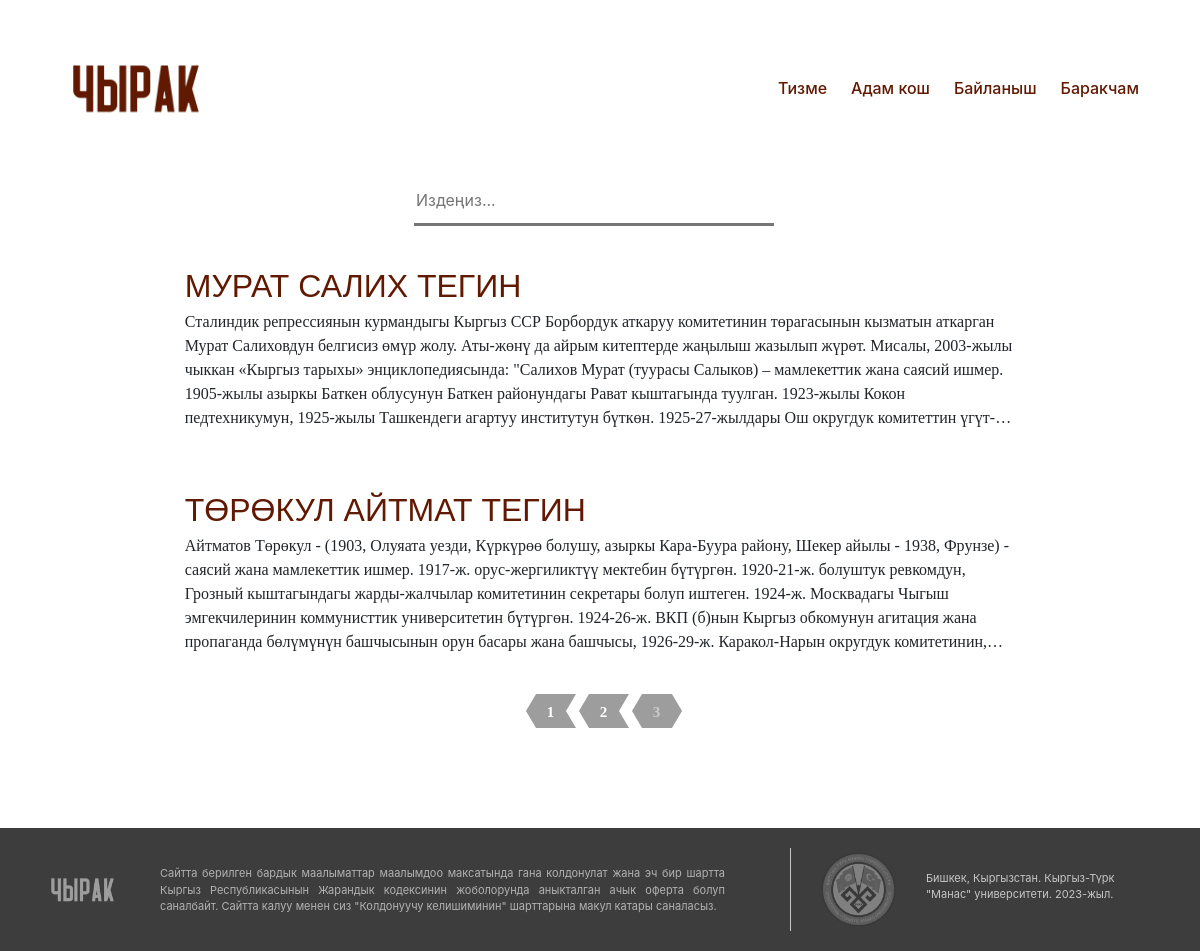
/person/?page=3, run on the app's committed database.
### person/models.py (models this page shows, shortened)
class Victim(models.Model):
    first_name = models.CharField(max_length=30)
    last_name = models.CharField(max_length=30)
    date_of_birth = models.DateField()
    date_of_death = models.DateField()
    place_of_birth = models.CharField(max_length=30)
    place_of_death = models.CharField(max_length=30)
    nationality = models.TextField(default='', blank=True, null=True)
    blame = models.TextField(blank=True, null=True)
    rehabilitated = models.CharField(max_length=30, blank=True, null=True)
    occupation = models.TextField( blank=True, null=True)
    bedfellow = models.CharField(max_length=30, blank=True, null=True)
    children = models.CharField(max_length=30, blank=True, null=True)
    photo = models.ImageField(upload_to='images/', blank=True, null=True)
    file = models.FileField(upload_to='uploads/', blank=True, null=True)
    desc_of_photo = models.TextField(default='', blank=True, null=True)
    desc_of_file = models.TextField(default='', blank=True, null=True)
    content = models.TextField(default="", blank=True, null=True)
    date_of_publish = models.DateField(default=datetime.now)
    up_vote = models.IntegerField(default=0)
    is_proven = models.BooleanField(default=False)
    profile = models.ForeignKey(Profile, on_delete=models.CASCADE)
    x = models.CharField(max_length=100,default="", blank=True, null=True)

### list_of_person/views.py (the view)
# urls.py: path('person/', include('list_of_person.urls')),
def list_of_person(request):
    sort_option = request.GET.get('sort_option', 'first_name')
    items = Victim.objects.order_by(sort_option)
    if sort_option.startswith('-'):
        sort_option = sort_option[1:]  # Remove the hyphen
        items = sorted(items, key=lambda x: getattr(x, sort_option), reverse=True)
    else:
        items = sorted(items, key=lambda x: getattr(x, sort_option))
    paginator = Paginator(items, 2)
    page_number = request.GET.get("page")
    page_obj = paginator.get_page(page_number)
    context = {
        "page_obj": page_obj,
        'items': items,
        'sort_option': sort_option,
    }
    return render(request, 'list_of_person.html', context)

### list_of_person/templates/list_of_person.html (shortened to what this page needs)
{% extends 'base.html' %}
{% block content %}
{% load static %}
    <link rel="stylesheet" type="text/css" href="{% static 'list_of_person.css' %}"/>
<div>
    <div class="container d-flex justify-content-center flex-column align-items-center" style="width: 83%;">
        <div class="d-flex flex-row" style="max-width: 500px;">
            <div class="search-box">
                <form method="GET" action="{% url 'search' %}" style="width: 30vw;">
                    <input type="search" id="searchbox" name="q" value="{{ request.GET.q }}" placeholder="Издеңиз..." aria-label="Search">
                </form>
            </div>
            <form action="{% url 'list_of_person' %}" method="get">
            </form>
        </div>
        <div class="container d-flex justify-content-center flex-column align-items-center">
            {% for person in page_obj %}
                <div class="card border-0 mt-3 " style="width: 93%;">
                    <div class="card-body">
                        <a href="{% url 'person_page' person.id %}" class="card-title fs-2 text-decoration-none" style="color: #611902; text-transform: uppercase; font-family: sans-serif">
                            {{ person.first_name }}
                            {{ person.last_name }}
                        </a>
                        <p class="card-text fs-6" style="
                        display: -webkit-box;
                        -webkit-line-clamp: 5;
                        -webkit-box-orient: vertical;
                        overflow: hidden;
                        text-overflow: ellipsis;
                        font-family: 'sans-serif';">
                            {{ person.content}}
                        </p>
                    </div>
                </div>
            {% endfor %}
        </div>
        <div class="pagination" style="margin-bottom: 100px">
            <ul>
                {% for num in page_obj.paginator.page_range %}
                    {% if page_obj.number == num %}
                        <li class="active">
                            <a href="?page={{ num }}">{{ num }}</a>
                        </li>
                    {% else %}
                        <li>
                            <a href="?page={{ num }}">
                                {{ num }}
                            </a>
                        </li>
                    {% endif %}
                {% endfor %}
            </ul>
        </div>
    </div>
</div>
{% endblock %}

### list_of_person/static/list_of_person.css (style rules this page uses)
.pagination li { border-top-color: #9D9D9D; border-bottom-color: #9D9D9D; }
.pagination .active:after, .pagination .active:before, .pagination .active~li:before, .pagination li:before { border-left-color: #9D9D9D; border-right-color: #9D9D9D; }
.pagination a { color: #FFFFFF; font-family: Edmondsans; font-size: 15px; font-weight: 700; text-decoration: none }
.pagination .active a { color: #444444; }
.pagination { text-align: center }
.pagination ul { display: inline-block; list-style-type: none; margin: 0; padding: 0; text-align: center }
.pagination li { border-right: 10px solid transparent; border-bottom-width: 17px; border-top-width: 17px; border-style: solid; transform: rotate(360deg); border-left: 0; height: 0; float: left; margin-right: 3px; position: relative }
.pagination li:before { border-bottom-color: transparent; border-left-color: transparent; border-top-color: transparent; border-width: 17px 10px 17px 0; border-style: solid; position: absolute; content: ""; left: -10px; height: 0; top: -17px; width: 0 }
.pagination .active { border-right: 0; border-left: 0 }
.pagination .active:after, .pagination .active:before { border-bottom-color: transparent; border-top-color: transparent; border-width: 17px 10px 17px 0; border-style: solid; position: absolute; content: ""; height: 0; width: 0; top: -17px; left: -10px }
.pagination .active:after { border-bottom-color: transparent; border-right-color: transparent; border-top-color: transparent; border-width: 17px 0 17px 10px; left: 100% }
.pagination a { line-height: 24px; margin-top: -17px; display: block; height: 22px; width: 24px }
.pagination .active a { color: #ccc }
.pagination ul { display: flex; flex-wrap: wrap; justify-content: center; list-style-type: none; margin: 0; padding: 0; margin-top: 20px; margin-left: auto; margin-right: auto; max-width: 600px }
.pagination li { margin: 0 10px }
.pagination li:before { border-bottom-color: transparent; border-left-color: transparent; border-top-color: transparent; border-width: 17px 10px 17px 0; border-style: solid; position: absolute; content: ''; left: -10px; height: 0; top: -17px; width: 0 }
.pagination .active:after, .pagination .active:before { border-bottom-color: transparent; border-top-color: transparent; border-width: 17px 10px 17px 0; border-style: solid; position: absolute; content: ''; height: 0; width: 0; top: -17px; left: -10px }
.pagination a { line-height: 36px; margin-top: -17px; display: block; height: 34px; width: 30px }
.search-box { max-width: 1080px; margin: 0; }
#searchbox { border-bottom-width: 3px; border-top: none; border-right: none; border-left: none; width: 100%; height: 50px; box-sizing: border-box; zoom: 1; }

### data on the page
Victim: first_name "МУРАТ", last_name "САЛИХ ТЕГИН", content "Сталиндик репрессиянын курмандыгы Кыргыз ССР Борбордук аткаруу комитетинин төрагасынын кызматын аткарган Мурат Салиховдун белгисиз өмүр жолу. Аты-жөнү да айрым китептерде жаңылыш жазылып жүрөт. Мисалы, 2003-жылы чыккан «Кыргыз тарыхы» энциклопедиясында: \"Салихов Мурат (туурасы Салыков) – мамлекеттик жана саясий ишмер. 1905-жылы азыркы Баткен облусунун Баткен районундагы Рават кыштагында туулган. 1923-жылы Кокон педтехникумун, 1925-жылы Ташкендеги агартуу институтун бүткөн. 1925-27-жылдары Ош округдук…"
Victim: first_name "ТӨРӨКУЛ", last_name "АЙТМАТ ТЕГИН", content "Айтматов Төрөкул - (1903, Олуяата уезди, Күркүрөө болушу, азыркы Кара-Буура району, Шекер айылы - 1938, Фрунзе) - саясий жана мамлекеттик ишмер. 1917-ж. орус-жергиликтүү мектебин бүтүргөн. 1920-21-ж. болуштук ревкомдун, Грозный кыштагындагы жарды-жалчылар комитетинин секретары болуп иштеген. 1924-ж. Москвадагы Чыгыш эмгекчилеринин коммунисттик университетин бүтүргөн. 1924-26-ж. ВКП (б)нын Кыргыз обкомунун агитация жана пропаганда бөлүмүнүн башчысынын орун басары жана башчысы, 1926-29-ж. Каракол-Нарын округдук…"

### other printed values
{{ num }} "1" "2"
{{ num }} "3"
